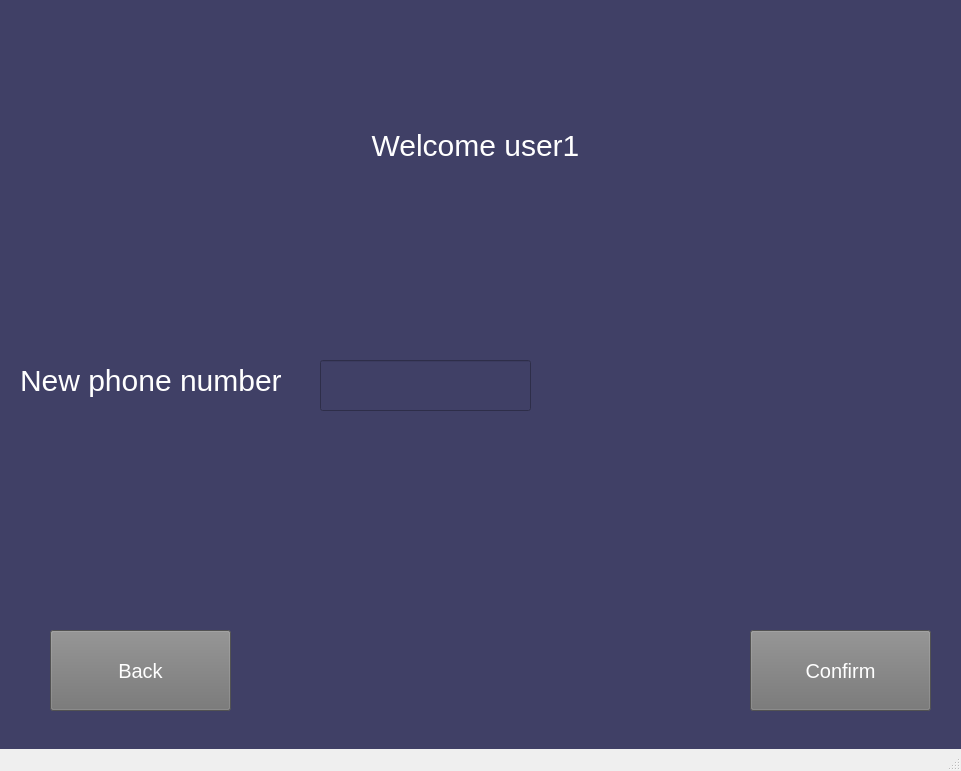
<?xml version="1.0" encoding="UTF-8"?>
<ui version="4.0">
 <class>MainWindow</class>
 <widget class="QMainWindow" name="MainWindow">
  <property name="geometry">
   <rect>
    <x>0</x>
    <y>0</y>
    <width>961</width>
    <height>771</height>
   </rect>
  </property>
  <property name="windowTitle">
   <string>MainWindow</string>
  </property>
  <widget class="QWidget" name="centralwidget">
   <widget class="QWidget" name="widget" native="true">
    <property name="geometry">
     <rect>
      <x>0</x>
      <y>-20</y>
      <width>971</width>
      <height>801</height>
     </rect>
    </property>
    <property name="styleSheet">
     <string notr="true">background-color:#404066;</string>
    </property>
    <widget class="QLabel" name="label">
     <property name="geometry">
      <rect>
       <x>330</x>
       <y>130</y>
       <width>291</width>
       <height>71</height>
      </rect>
     </property>
     <property name="styleSheet">
      <string notr="true">font:30px ; 
color: white;</string>
     </property>
     <property name="text">
      <string>Welcome user1</string>
     </property>
     <property name="alignment">
      <set>Qt::AlignCenter</set>
     </property>
    </widget>
    <widget class="QLabel" name="label_2">
     <property name="geometry">
      <rect>
       <x>20</x>
       <y>370</y>
       <width>261</width>
       <height>61</height>
      </rect>
     </property>
     <property name="styleSheet">
      <string notr="true">font:30px ; 
color: white;</string>
     </property>
     <property name="text">
      <string>New phone number</string>
     </property>
    </widget>
    <widget class="QPushButton" name="confirm">
     <property name="geometry">
      <rect>
       <x>750</x>
       <y>650</y>
       <width>181</width>
       <height>81</height>
      </rect>
     </property>
     <property name="styleSheet">
      <string notr="true">font:20px ; 
background-color: rgb(115, 115, 115);
color: white;</string>
     </property>
     <property name="text">
      <string>Confirm</string>
     </property>
    </widget>
    <widget class="QPushButton" name="backB">
     <property name="geometry">
      <rect>
       <x>50</x>
       <y>650</y>
       <width>181</width>
       <height>81</height>
      </rect>
     </property>
     <property name="styleSheet">
      <string notr="true">font:20px ; 
background-color: rgb(115, 115, 115);
color: white;</string>
     </property>
     <property name="text">
      <string>Back</string>
     </property>
    </widget>
    <widget class="QLineEdit" name="NewPhoneNumber">
     <property name="geometry">
      <rect>
       <x>320</x>
       <y>380</y>
       <width>211</width>
       <height>51</height>
      </rect>
     </property>
    </widget>
   </widget>
  </widget>
  <widget class="QMenuBar" name="menubar">
   <property name="geometry">
    <rect>
     <x>0</x>
     <y>0</y>
     <width>961</width>
     <height>21</height>
    </rect>
   </property>
  </widget>
  <widget class="QStatusBar" name="statusbar"/>
 </widget>
 <resources/>
 <connections/>
</ui>
